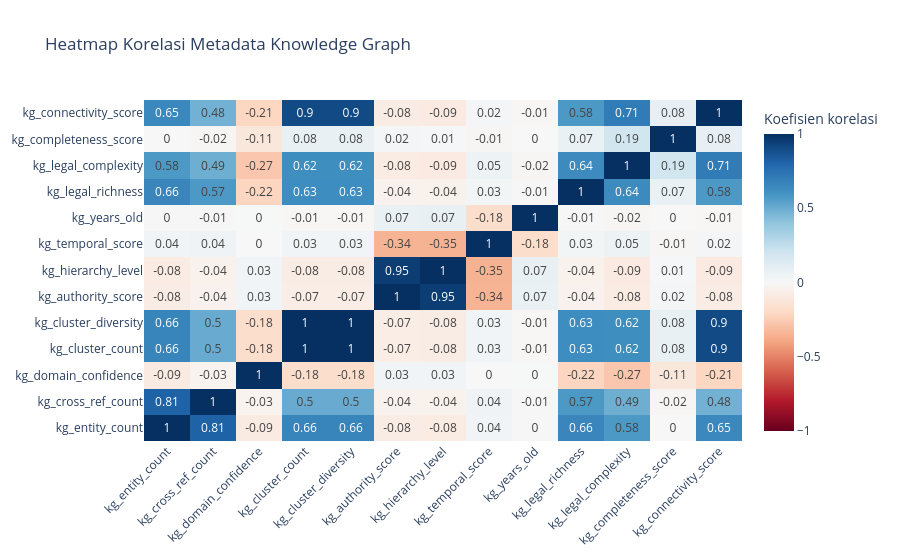

Write notebook code for a chart like this one.
### Markdown cell above
### Visualisasi 3. Korelasi variabel numerik Knowledge Graph

Korelasi dihitung dari sampel maksimal 50.000 record lengkap pada variabel numerik terpilih. Variabel yang konstan atau tidak memiliki variasi dikeluarkan dari matriks.

### Code cell
kolom_numerik = [
    "kg_entity_count",
    "kg_cross_ref_count",
    "kg_domain_confidence",
    "kg_cluster_count",
    "kg_cluster_diversity",
    "kg_authority_score",
    "kg_hierarchy_level",
    "kg_temporal_score",
    "kg_years_old",
    "kg_legal_richness",
    "kg_legal_complexity",
    "kg_completeness_score",
    "kg_connectivity_score",
]

data_korelasi = (
    lf.select([
        pl.col(kolom).cast(pl.Float64).alias(kolom)
        for kolom in kolom_numerik
    ])
    .drop_nulls()
    .collect(engine="streaming")
)

if data_korelasi.height < 2:
    raise ValueError(
        "Data lengkap untuk analisis korelasi kurang dari dua record."
    )

sampel_korelasi = data_korelasi.sample(
    n=min(50000, data_korelasi.height),
    seed=42
)

array_korelasi = sampel_korelasi.to_numpy()
standar_deviasi = np.std(array_korelasi, axis=0)

kolom_valid = [
    nama for nama, std in zip(kolom_numerik, standar_deviasi)
    if std > 0
]
array_valid = array_korelasi[:, standar_deviasi > 0]

if len(kolom_valid) < 2:
    raise ValueError(
        "Kurang dari dua variabel memiliki variasi untuk korelasi."
    )

matriks_korelasi = np.corrcoef(
    array_valid,
    rowvar=False
)

fig3 = go.Figure(data=go.Heatmap(
    z=matriks_korelasi,
    x=kolom_valid,
    y=kolom_valid,
    zmin=-1,
    zmax=1,
    colorscale="RdBu",
    text=np.round(matriks_korelasi, 2),
    texttemplate="%{text}",
    colorbar_title="Koefisien korelasi"
))

fig3.update_layout(
    title="Heatmap Korelasi Metadata Knowledge Graph",
    template="plotly_white",
    xaxis_tickangle=-45
)

fig3.show()

### Figure 1 — Plotly figure (JSON) as saved in the notebook; plotly's stock layout.template omitted (floating-point values rounded to 4 significant figures; data arrays with more than 128 entries replaced by an {"elided": "..."} marker saying what was removed)
{"data": [{"colorbar": {"title": {"text": "Koefisien korelasi"}}, "colorscale": [[0, "rgb(103,0,31)"], [0.1, "rgb(178,24,43)"], [0.2, "rgb(214,96,77)"], [0.3, "rgb(244,165,130)"], [0.4, "rgb(253,219,199)"], [0.5, "rgb(247,247,247)"], [0.6, "rgb(209,229,240)"], [0.7, "rgb(146,197,222)"], [0.8, "rgb(67,147,195)"], [0.9, "rgb(33,102,172)"], [1, "rgb(5,48,97)"]], "text": {"elided": "13x13 float values"}, "texttemplate": "%{text}", "type": "heatmap", "x": ["kg_entity_count", "kg_cross_ref_count", "kg_domain_confidence", "kg_cluster_count", "kg_cluster_diversity", "kg_authority_score", "kg_hierarchy_level", "kg_temporal_score", "kg_years_old", "kg_legal_richness", "kg_legal_complexity", "kg_completeness_score", "kg_connectivity_score"], "y": ["kg_entity_count", "kg_cross_ref_count", "kg_domain_confidence", "kg_cluster_count", "kg_cluster_diversity", "kg_authority_score", "kg_hierarchy_level", "kg_temporal_score", "kg_years_old", "kg_legal_richness", "kg_legal_complexity", "kg_completeness_score", "kg_connectivity_score"], "z": {"elided": "13x13 float values"}, "zmax": 1, "zmin": -1}], "layout": {"title": {"text": "Heatmap Korelasi Metadata Knowledge Graph"}, "xaxis": {"tickangle": -45}}}
